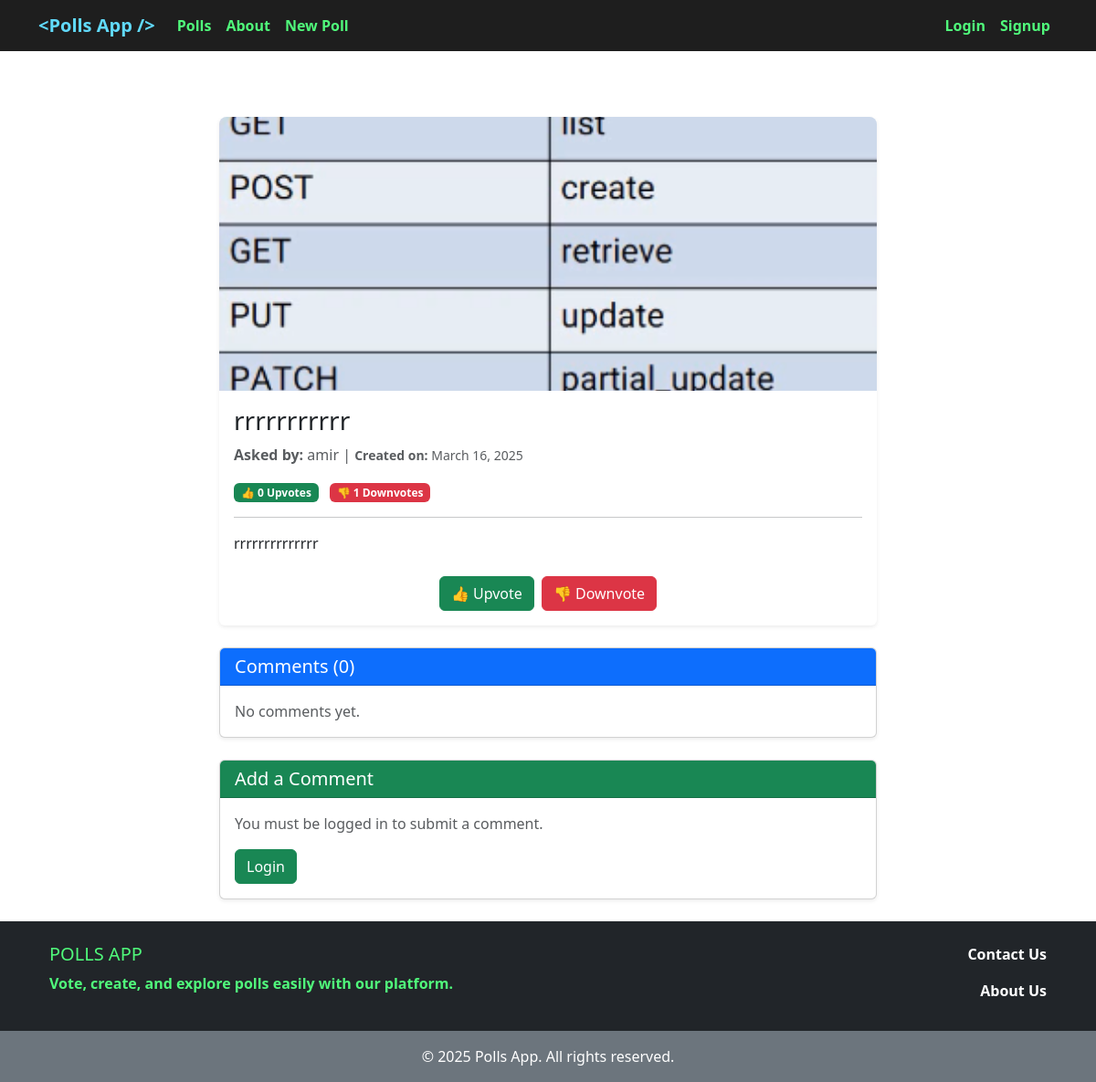
Before: /poll/13/ with the older database file.
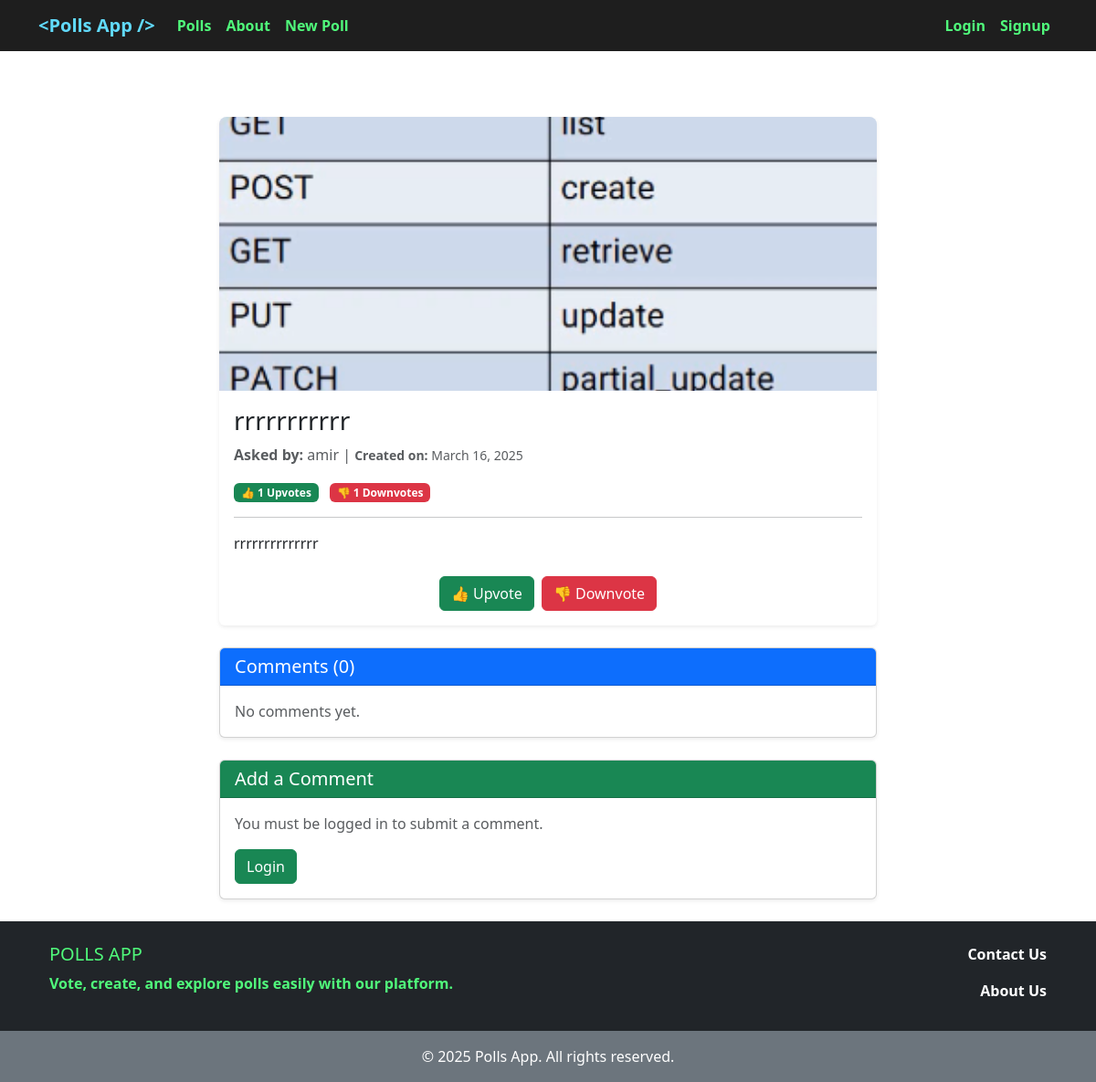
After: the same page with the newer database file.
### polls/models.py (models this page shows, shortened)
class Poll(models.Model):
    question = models.CharField(max_length=700)
    user = models.ForeignKey(get_user_model(), on_delete=models.CASCADE)
    description = models.TextField(blank=True)
    cover = models.ImageField(upload_to='covers/', blank=True)
    up_vote = models.PositiveIntegerField(default=0)
    down_vote = models.PositiveIntegerField(default=0)
    upvoted_by = models.ManyToManyField(get_user_model(), related_name='upvoted_polls', blank=True)
    downvoted_by = models.ManyToManyField(get_user_model(), related_name='downvoted_polls', blank=True)
    datetime_created = models.DateTimeField(auto_now_add=True)
    datetime_modified = models.DateTimeField(auto_now=True)

### accounts/models.py (models this page shows)
class CustomUser(AbstractUser):
    ROLE_CHOICES = [
        ('M', 'Manager'),
        ('E', 'Employee'),
        ('S', 'Student'),
        ('O', 'Other'),
    ]
    role = models.CharField(choices=ROLE_CHOICES, max_length=1, default=ROLE_CHOICES[3][0])

### polls/views.py (the view)
# urls.py: path('poll/<int:pk>/', poll_detail_view, name='poll_detail'),
def poll_detail_view(request, pk):
    poll = get_object_or_404(Poll, pk=pk)
    comments = poll.comments.all()
    if request.method == "POST":
        comment_form = CommentForm(request.POST)
        if comment_form.is_valid():
            new_comment = comment_form.save(commit=False)
            new_comment.poll = poll
            new_comment.user = request.user
            new_comment.save()
            comment_form = CommentForm()
    else:
        comment_form = CommentForm()
    return render(request, 'polls/poll_detail.html', context={
        'poll': poll,
        'comments': comments,
        'comment_form': comment_form,
    })

### polls/templates/polls/poll_detail.html (shortened to what the changed rows need)
{% extends '_base.html' %}
{% load crispy_forms_tags %}
{% block content %}
    <div class="container mt-5">
        <div class="row justify-content-center">
            <div class="col-lg-8 col-md-10 col-sm-12">
                <div class="card shadow-sm border-0 rounded">
                    {% if poll.cover %}
                        <img src="{{ poll.cover.url }}" class="card-img-top img-fluid" alt="Poll Image">
                    {% else %}
                        <img src="https://placehold.co/800x300" class="card-img-top img-fluid"
                             alt="Poll image for {{ poll.question }}">
                    {% endif %}
                    <div class="card-body">
                        <h3 class="card-title">{{ poll.question }}</h3>
                        <p class="text-muted">
                            <strong>Asked by:</strong> {{ poll.user }} |
                            <small><strong>Created on:</strong> {{ poll.datetime_created|date:"F d, Y" }}</small>
                        </p>
                        <div class="d-flex justify-content-between align-items-center mt-3">
                            <div>
                                <span class="badge bg-success">👍 {{ poll.up_vote }} Upvotes</span>
                                <span class="badge bg-danger ms-2">👎 {{ poll.down_vote }} Downvotes</span>
                            </div>
                        </div>
                        <hr>
                        <p>{{ poll.description }}</p>
                        <div class="mt-4 d-flex justify-content-center">
                            <div class="btn-group">
                            </div>
                        </div>
                    </div>
                </div>
            </div>
        </div>
    </div>
{% endblock content %}

Changed rows visible on the page:
changed Poll "rrrrrrrrrrr": up_vote "0" → "1"
